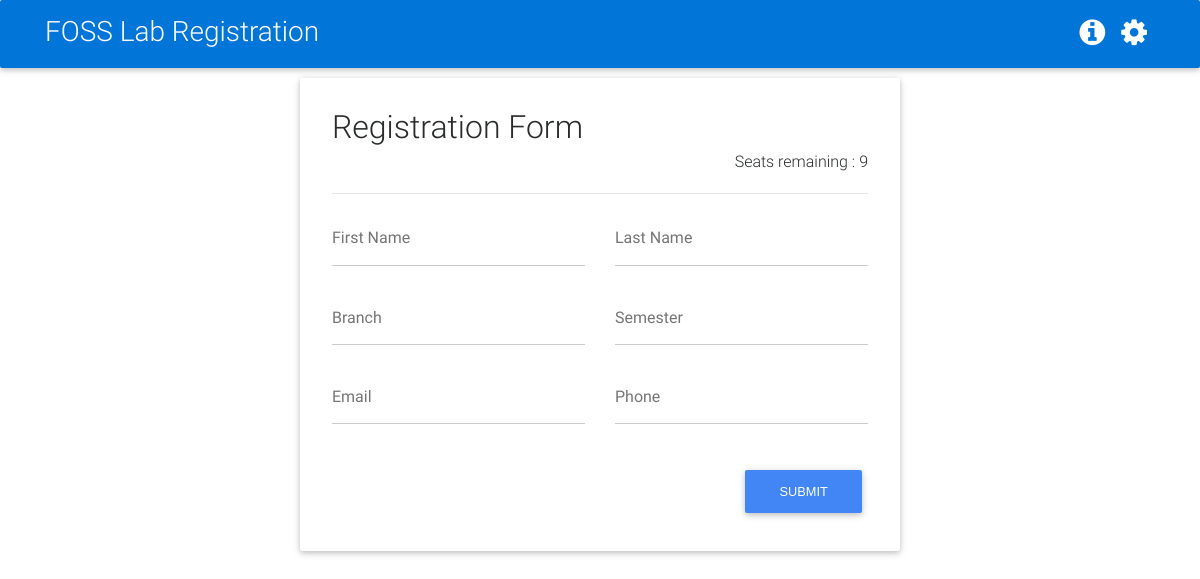
The page / on the database its author committed.
### tables this page shows
CREATE TABLE `Details` (
  `id` int(11) NOT NULL,
  `name` varchar(50) NOT NULL,
  `uname` varchar(100) NOT NULL,
  `password` varchar(100) NOT NULL,
  `max_response` int(11) NOT NULL DEFAULT '10',
  `is_accepting` tinyint(1) NOT NULL DEFAULT '1'
);

CREATE TABLE `Fields` (
  `id` int(11) NOT NULL,
  `name` varchar(50) NOT NULL
);

### config.php (called while the page is built, shortened)
<?php
$servername = "localhost";
$username = "root";
$password = "6297";
$dbname = "Registration";
$db = new mysqli($servername, $username, $password, $dbname);
function query($sql){
    global $db;
    $result = $db->query($sql);
    if ($result) {
        return $result;
    } else {
        die("Error executing query: ".$sql."<br>". $db->error);
    }
}
?>

### index.php (the view, shortened to what this page needs)
<!DOCTYPE html>
<html lang="en">
<?php
    include_once 'config.php';
    $result = query("SELECT * FROM Details");
    $row = $result->fetch_assoc();
?>
<head>
    <link rel="stylesheet" href="css/font-awesome.min.css">
    <link href="css/bootstrap.min.css" rel="stylesheet">
    <link href="css/mdb.min.css" rel="stylesheet">
    <link href="css/style.css" rel="stylesheet">
</head>
<body>
    <nav class="navbar fixed-top navbar-toggleable-md bg-primary">
        <div class="container">
            <a class="navbar-brand text-white" href="#">
                <h3><?php echo $row['name']; ?></h3>
            </a>
            <ul class="nav navbar-nav nav-flex-icons ml-auto">
                <li class="nav-item ">
                    <a class="nav-link" href="#" data-toggle="modal" data-target="#info_modal">
                        <h4 class="fa fa-info-circle white-text"></h4>
                    </a>
                </li>
                <li class="nav-item ">
                    <a class="nav-link" href="admin.php">
                        <h4 class="fa fa-cog white-text"></h4>
                    </a>
                </li>
            </ul>
        </div>
    </nav>
    <br>
    <br>
    <div class="jumbotron col-md-6 offset-md-3" style="margin-top: 30px;">
        <div class="row">
            <div class="col-md-12">
                    <?php
                        $max = $row["max_response"];
                        $accepting = $row["is_accepting"];
                        $result = query("SELECT count(*) FROM Responses");
                        $registrations = $result->fetch_assoc()["count(*)"];
                        if ($registrations == $max || !$accepting){
                            $content = '<div class="col-md-12 text-center"><img src="img/error.png"></img><h4>Sorry, we are not accepting any responses.</h4></center></div>';
                        }else{
                            $result = query("SELECT * FROM Fields WHERE NOT (name = '')");
                            $i = 1;
                            $content = '<h2>Registration Form</h2><h6 class="float-right"> Seats remaining : '.($max-$registrations).'</h6><br><hr><div class="row">';
                            while($row = $result->fetch_assoc()) {
                                $content .='<div class="col-md-6"><div class="md-form"><input type="text" id="col'.$i.'" class="form-control"><label for="col'.$i.'">'.$row['name'].'</label></div></div>';
                                $i += 1;
                            }
                            if($i != 0)
                                $content .= '</div></div><div class="col-md-12 text-center"><h5 id="success" class="green-text"></h5></center></div><div class="col-md-12 text-center"><h6 id="error" class="red-text"></h6></center></div><div class="col-md-12"><button class="btn btn-primary float-right" onclick="submit()">Submit</button></div>';
                            else
                                $content = '<div class="col-md-12 text-center"><img src="img/error.png"></img><h4>Sorry, we are not accepting any responses.</h4></center></div>';
                        }
                        echo $content;
                    ?>
            </div>
        </div>
</body>
</html>

### css/style.css (style rules this page uses)
.nav-link .fa { font-size: 30px; margin: 0px; }
.navbar-brand h3 { padding-top: 5px; }

### rows shown on the page
details: name "FOSS Lab Registration"
fields: name "First Name"
fields: name "Last Name"
fields: name "Branch"
fields: name "Semester"
fields: name "Email"
fields: name "Phone"

### other values the page prints
$max-$registrations "9"
